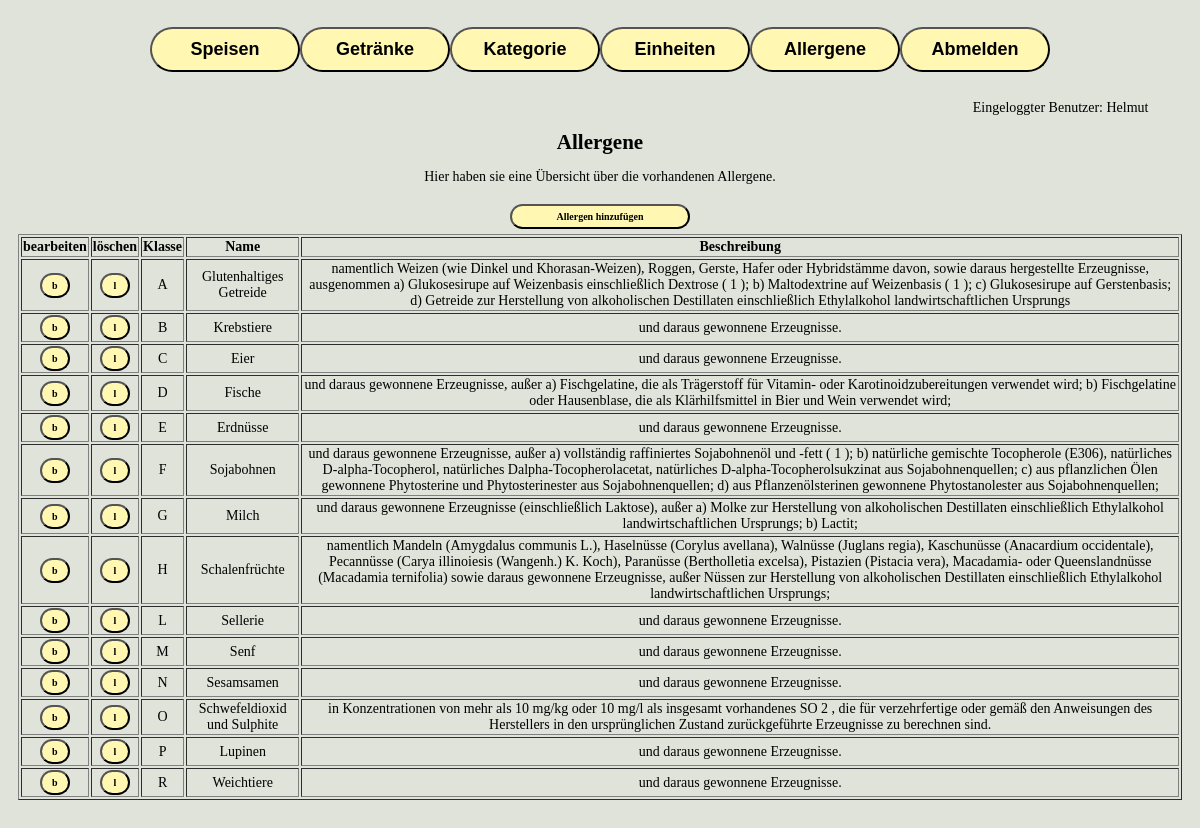
The app's page /adminbereich/allergene.php (signed in) with its own data.
### tables this page shows
CREATE TABLE `allergen` (
  `allergen_id` int(10) UNSIGNED NOT NULL,
  `klasse` varchar(5) NOT NULL,
  `name` varchar(255) NOT NULL,
  `beschreibung` text NOT NULL
);

### adminbereich/setup.php (called while the page is built, shortened)
<?php
spl_autoload_register(
    function(string $klasse){
        $basis = __DIR__ ."/classes/";
        $prefix ="WIFI\\SK\\";
        $laenge =strlen($prefix);
        $relativ = substr($klasse,$laenge);
        $datei = $basis.str_replace("\\","/",$relativ).".php";
    }
);

### adminbereich/classes/Mysql.php (called while the page is built, shortened)
<?php
class Mysql {
    private static ?Mysql $instanz = null;
    public static function getInstanz(): Mysql{
        if(!self::$instanz){
            self::$instanz = new self();
        }
        return self::$instanz;
    }
    private \Mysqli $db;
    private function verbinden() {
        $this->db = new \Mysqli(MYSQL_HOST,MYSQL_USER,MYSQL_PASS,MYSQL_DB);
        $this->db->set_charset("utf8");
    }
    public function escape(string $text): string{
        return $this->db->real_escape_string($text);
    }
    public function query(string $sql_statemant): \mysqli_result|bool {
        return $this->db->query($sql_statemant);
    }
}

### adminbereich/classes/Model/ModelAbstract.php (called while the page is built, shortened)
<?php
abstract class ModelAbstract {
    protected string $tabelle;
    protected string $tabellenId;
    protected string $sqlOrder;
    public function alleElemente(): array | false{
        $db_con = Mysql::getInstanz();
        $alleElemente = array();
        $result = $db_con -> query("SELECT * from {$this->tabelle} {$this->sqlOrder}");
        if($result->num_rows == 0){
            return false;
        } else {
            while ($row = $result -> fetch_assoc()){
                $alleElemente[] = new $obj($row["{$this->tabellenId}"]);
            }
            return $alleElemente;
        }
    }
}

### adminbereich/classes/Model/Row/RowAbstract.php (called while the page is built, shortened)
<?php
abstract class RowAbstract {
    protected array $daten = array();
    protected string $tabelle;
    protected string $tabellenId;
    public function __construct (int | array $idOderArray){
        $db = Mysql::getInstanz();
        if(is_int($idOderArray)){
            $sqlIndex =$db -> escape($idOderArray);
            $result = $db -> query ("SELECT * from {$this -> tabelle} where {$this -> tabellenId} = {$sqlIndex}");
            $this -> daten = $result -> fetch_assoc();
        }
    }
    public function getSpalte (string $spaltenname):mixed{
        return $this->daten[$spaltenname];
    }
}

### adminbereich/allergene.php (the view, shortened to what this page needs)
<?php
include "setup.php";
include "kopf.php";
echo "<h1>Allergene</h1>";
echo "<p>Hier haben sie eine Übersicht über die vorhandenen Allergene.</p>";
$allergene = new Allergene();
$alleElemente = $allergene -> alleElemente();
$fehler = new Validieren();
if(empty($_POST["a_loeschen"]) && empty($_POST["a_loeschen_bestaetigung"])){
    echo "<form method='post'>";
        echo '<button autofocus class="sub_buttons" type="submit" name="hinzu" value="1">Allergen hinzufügen</button>';
        if(!$alleElemente){
            $fehler -> fehlerDazu("Kein Allergen zum anzeigen vorhanden!");
        } else {
                echo "<table border='1'>";
                    echo "<thead>";
                        echo "<th> bearbeiten </th> ";
                        echo "<th> löschen </th> ";
                        echo "<th> Klasse</th> ";
                        echo "<th> Name </th> ";
                        echo "<th> Beschreibung </th> ";
                    echo "<thead>";
                    echo "<tbody>";
                        foreach ($alleElemente as $allergen){
                            echo "<tr>";
                                echo "<td align='center'>" .
                                    '<button class="mini_buttons" type="submit" name="a_bearbeiten" value="'.$allergen->getSpalte("allergen_id").'">b</button>'
                                    . "</td>";
                                echo "<td align='center'>" .
                                    '<button class="mini_buttons" type="submit" name="a_loeschen" value="'.$allergen->getSpalte("allergen_id").'">l</button>'
                                    . "</td>";
                                echo "<td align='center'>" . $allergen->getSpalte("klasse"). "</td>";
                                echo "<td align='center'>" . $allergen->getSpalte("name"). "</td>";
                                echo "<td align='center'>" . $allergen->getSpalte("beschreibung"). "</td>";
                            echo "</tr> ";
                        }
                    echo "</tbody>";
                echo "</table border='1'>";
        }
        echo "</form>";
}
include "fuss.php";

### adminbereich/kopf.php (shortened to what this page needs)
<!DOCTYPE html>
<html lang="de">
<head>
    <link rel="stylesheet" href="../css/admin.css">
</head>
<body>
<div id="innerWrapper">
    <header class="verwaltung" >
        <nav>
            <form method="post">
                <ul>
                    <li><button name="seite" value="s_ansicht">Speisen</button></li>
                    <li><button name="seite" value="g_ansicht">Getränke</button></li>
                    <li><button name="seite" value="k_ansicht">Kategorie</button></li>
                    <li><button name="seite" value="e_ansicht">Einheiten</button></li>
                    <li><button name="seite" value="a_ansicht">Allergene</button></li>
                    <li><button name="seite" value="logout" >Abmelden</button></li>
                </ul>
            </form>
        </nav>
        <p id="user">
            <?php
                if(isset($_SESSION["login"])){
                    echo "Eingeloggter Benutzer: ". $_SESSION["login"];
                }
            ?>
        </p>
    </header>
    <section>

### adminbereich/fuss.php (shortened to what this page needs)
            <br><br><br>
        </div>
    </body>
</html>

### css/admin.css (style rules this page uses)
:root { --hauptfarbe: rgb(223,227,218); --vorspeise: rgb(255,245,154); --nachtisch: rgb(255,247,178); }
body { background-color: var(--hauptfarbe); font-size: 14px; text-align: center; }
h1 { margin: 0px; }
table { text-align: center; }
#user { text-align: right; margin-right: 5vb; }
ul { display:flex; flex-flow:row; position: relative; align-items: center; padding:0px; }
li { list-style-type: none; border-bottom: 0; margin-top: 3px; text-align: center; align-items: right; }
form { display: flex; flex-flow: column; align-items: center; text-align: center; margin: 10px; }
button { padding: 10px 0px; width: 150px; border-radius: 30px; background-color: var(--nachtisch); font-size: 18px; font-weight: bold; }
.sub_buttons { margin: 5px; padding: 5px 0px; width: 180px; border-radius: 30px; font-family: Cambria, Cochin, Georgia, Times, 'Times New Roman', serif; font-size: 10px; font-weight: bold; }
.mini_buttons { padding: 5px 0px; width: 30px; border-radius: 30px; font-family: Cambria, Cochin, Georgia, Times, 'Times New Roman', serif; font-size: 10px; font-weight: bold; }

### records on screen
allergen: $allergen->getSpalte("allergen_id") 1 (drawn), klasse "A", name "Glutenhaltiges Getreide", beschreibung "namentlich Weizen (wie Dinkel und Khorasan-Weizen), Roggen, Gerste, Hafer oder Hybridstämme davon, sowie daraus hergestellte Erzeugnisse, ausgenommen a) Glukosesirupe auf Weizenbasis einschließlich Dextrose ( 1 ); b) Maltodextrine auf Weizenbasis ( 1 ); c) Glukosesirupe auf Gerstenbasis; d) Getreide zur Herstellung von alkoholischen Destillaten einschließlich Ethylalkohol landwirtschaftlichen Ursprungs"
allergen: $allergen->getSpalte("allergen_id") 2 (drawn), klasse "B", name "Krebstiere", beschreibung "und daraus gewonnene Erzeugnisse."
allergen: $allergen->getSpalte("allergen_id") 3 (drawn), klasse "C", name "Eier", beschreibung "und daraus gewonnene Erzeugnisse."
allergen: $allergen->getSpalte("allergen_id") 4 (drawn), klasse "D", name "Fische", beschreibung "und daraus gewonnene Erzeugnisse, außer a) Fischgelatine, die als Trägerstoff für Vitamin- oder Karotinoidzubereitungen verwendet wird; b) Fischgelatine oder Hausenblase, die als Klärhilfsmittel in Bier und Wein verwendet wird;"
allergen: $allergen->getSpalte("allergen_id") 5 (drawn), klasse "E", name "Erdnüsse", beschreibung "und daraus gewonnene Erzeugnisse."
allergen: $allergen->getSpalte("allergen_id") 6 (drawn), klasse "F", name "Sojabohnen", beschreibung "und daraus gewonnene Erzeugnisse, außer a) vollständig raffiniertes Sojabohnenöl und -fett ( 1 ); b) natürliche gemischte Tocopherole (E306), natürliches D-alpha-Tocopherol, natürliches Dalpha-Tocopherolacetat, natürliches D-alpha-Tocopherolsukzinat aus Sojabohnenquellen; c) aus pflanzlichen Ölen gewonnene Phytosterine und Phytosterinester aus Sojabohnenquellen; d) aus Pflanzenölsterinen gewonnene Phytostanolester aus Sojabohnenquellen;"
allergen: $allergen->getSpalte("allergen_id") 7 (drawn), klasse "G", name "Milch", beschreibung "und daraus gewonnene Erzeugnisse (einschließlich Laktose), außer a) Molke zur Herstellung von alkoholischen Destillaten einschließlich Ethylalkohol landwirtschaftlichen Ursprungs; b) Lactit;"
allergen: $allergen->getSpalte("allergen_id") 8 (drawn), klasse "H", name "Schalenfrüchte", beschreibung "namentlich Mandeln (Amygdalus communis L.), Haselnüsse (Corylus avellana), Walnüsse (Juglans regia), Kaschunüsse (Anacardium occidentale), Pecannüsse (Carya illinoiesis (Wangenh.) K. Koch), Paranüsse (Bertholletia excelsa), Pistazien (Pistacia vera), Macadamia- oder Queenslandnüsse (Macadamia ternifolia) sowie daraus gewonnene Erzeugnisse, außer Nüssen zur Herstellung von alkoholischen Destillaten einschließlich Ethylalkohol landwirtschaftlichen Ursprungs;"
allergen: $allergen->getSpalte("allergen_id") 9 (drawn), klasse "L", name "Sellerie", beschreibung "und daraus gewonnene Erzeugnisse."
allergen: $allergen->getSpalte("allergen_id") 10 (drawn), klasse "M", name "Senf", beschreibung "und daraus gewonnene Erzeugnisse."
allergen: $allergen->getSpalte("allergen_id") 11 (drawn), klasse "N", name "Sesamsamen", beschreibung "und daraus gewonnene Erzeugnisse."
allergen: $allergen->getSpalte("allergen_id") 12 (drawn), klasse "O", name "Schwefeldioxid und Sulphite", beschreibung "in Konzentrationen von mehr als 10 mg/kg oder 10 mg/l als insgesamt vorhandenes SO 2 , die für verzehrfertige oder gemäß den Anweisungen des Herstellers in den ursprünglichen Zustand zurückgeführte Erzeugnisse zu berechnen sind."
allergen: $allergen->getSpalte("allergen_id") 13 (drawn), klasse "P", name "Lupinen", beschreibung "und daraus gewonnene Erzeugnisse."
allergen: $allergen->getSpalte("allergen_id") 14 (drawn), klasse "R", name "Weichtiere", beschreibung "und daraus gewonnene Erzeugnisse."

### other values on screen
$_SESSION["login"] "Helmut"
